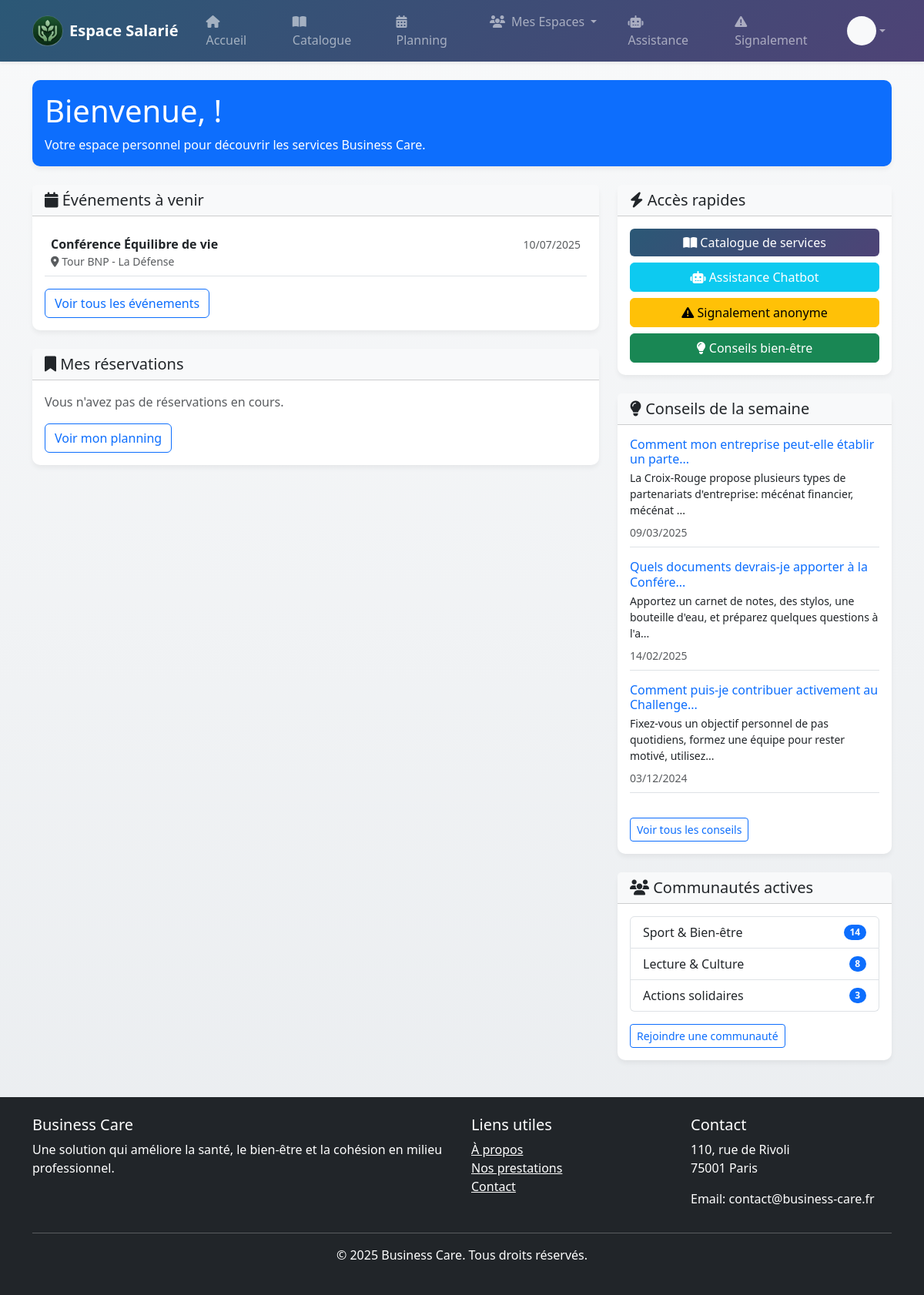
Page /frontOffice/employee/index.php on the committed database.
### tables this page shows
CREATE TABLE `evenements` (
  `evenement_id` int(11) NOT NULL,
  `nom` varchar(255) DEFAULT NULL,
  `date` date DEFAULT NULL,
  `lieu` varchar(255) DEFAULT NULL,
  `type` varchar(255) DEFAULT NULL,
  `statut` ENUM('en_cours', 'a_venir', 'termine') DEFAULT 'en_cours',
  `id_association` int(11)  DEFAULT NULL,
  `desactivate` boolean DEFAULT 0
);

CREATE TABLE `conseil` (
  `conseil_id` int(11) NOT NULL,
  `question` text DEFAULT NULL,
  `reponse` text DEFAULT NULL,
  `id_collaborateur` int(11) DEFAULT NULL,
  `id_admin` int(11) DEFAULT NULL,
  `date_creation` date DEFAULT NULL
);

### api/dao/event.php (called while the page is built, shortened)
<?php
function getAllEvents($limit = null, $offset = null) {
    $db = getDatabaseConnection();
    $sql = "SELECT e.evenement_id, e.nom, e.date, e.lieu, e.type, e.statut, e.id_association, a.name as association_name
            FROM evenements e
            JOIN association a ON e.id_association = a.association_id";
    $params = [];
    $stmt = $db->prepare($sql);
    $res = $stmt->execute($params);
    if ($res) {
        return $stmt->fetchAll(PDO::FETCH_ASSOC);
    }
    return null;
}

### api/dao/advice.php (called while the page is built, shortened)
<?php
function getAllAdvices()
{
    try {
        $db = getDatabaseConnection();
        $sql = "SELECT c.*, col.nom AS collaborateur_nom, col.prenom AS collaborateur_prenom,
                a.username AS admin_username
                FROM conseil c
                LEFT JOIN collaborateur col ON c.id_collaborateur = col.collaborateur_id
                LEFT JOIN admin a ON c.id_admin = a.admin_id
                ORDER BY c.conseil_id DESC";
        $stmt = $db->query($sql);
        return $stmt->fetchAll(PDO::FETCH_ASSOC);
    } catch (PDOException $e) {
        echo "Erreur lors de la récupération des conseils: " . $e->getMessage();
        return [];
    }
}
?>

### frontOffice/employee/index.php (the view, shortened to what this page needs)
<?php
require_once 'includes/head.php';
include_once 'includes/header.php';
?>
<div class="container mt-4">
    <div class="row mb-4">
        <div class="col-12">
            <div class="card bg-primary text-white">
                <div class="card-body">
                    <h1 class="card-title">Bienvenue, <?php echo htmlspecialchars($_SESSION['prenom']); ?> !</h1>
                    <p class="card-text">Votre espace personnel pour découvrir les services Business Care.</p>
                </div>
            </div>
        </div>
    </div>
    <div class="row">
        <div class="col-md-8">
            <div class="card mb-4">
                <div class="card-header bg-light">
                    <h5 class="card-title mb-0"><i class="fas fa-calendar"></i> Événements à venir</h5>
                </div>
                <div class="card-body">
                    <?php
                    require_once '../../api/dao/event.php';
                    $events = getAllEvents();
                    if ($events && count($events) > 0) {
                        $today = date('Y-m-d');
                        $upcomingEvents = array_filter($events, function($event) use ($today) {
                            return $event['date'] >= $today;
                        });
                        $upcomingEvents = array_slice($upcomingEvents, 0, 3);
                        if (count($upcomingEvents) > 0) {
                            foreach ($upcomingEvents as $event) {
                                ?>
                                <div class="mb-2 p-2 border-bottom">
                                    <div class="d-flex justify-content-between align-items-center">
                                        <strong><?php echo htmlspecialchars($event['nom']); ?></strong>
                                        <small class="text-muted"><?php echo date('d/m/Y', strtotime($event['date'])); ?></small>
                                    </div>
                                    <?php if (!empty($event['lieu'])) { ?>
                                        <div class="text-muted small">
                                            <i class="fas fa-map-marker-alt"></i> <?php echo htmlspecialchars($event['lieu']); ?>
                                        </div>
                                    <?php } ?>
                                </div>
                                <?php
                            }
                        } else {
                            echo '<p class="text-muted">Aucun événement à venir pour le moment.</p>';
                        }
                    } else {
                        echo '<p class="text-muted">Aucun événement disponible.</p>';
                    }
                    ?>
                    <div class="mt-3">
                        <a href="catalogue.php" class="btn btn-outline-primary">Voir tous les événements</a>
                    </div>
                </div>
            </div>
            <div class="card mb-4">
                <div class="card-header bg-light">
                    <h5 class="card-title mb-0"><i class="fas fa-bookmark"></i> Mes réservations</h5>
                </div>
                <div class="card-body">
                    <div id="my-activities">
                    </div>
                    <div class="mt-3">
                        <a href="planning.php" class="btn btn-outline-primary">Voir mon planning</a>
                    </div>
                </div>
            </div>
        </div>
        <div class="col-md-4">
            <div class="card mb-4">
                <div class="card-header bg-light">
                    <h5 class="card-title mb-0"><i class="fas fa-bolt"></i> Accès rapides</h5>
                </div>
                <div class="card-body">
                    <div class="d-grid gap-2">
                        <a href="catalogue.php" class="btn btn-primary">
                            <i class="fas fa-book-open"></i> Catalogue de services
                        </a>
                        <a href="chatbot.php" class="btn btn-info text-white">
                            <i class="fas fa-robot"></i> Assistance Chatbot
                        </a>
                        <a href="signalement.php" class="btn btn-warning">
                            <i class="fas fa-exclamation-triangle"></i> Signalement anonyme
                        </a>
                        <a href="advice.php" class="btn btn-success">
                            <i class="fas fa-lightbulb"></i> Conseils bien-être
                        </a>
                    </div>
                </div>
            </div>
            <div class="card mb-4">
                <div class="card-header bg-light">
                    <h5 class="card-title mb-0"><i class="fas fa-lightbulb"></i> Conseils de la semaine</h5>
                </div>
                <div class="card-body">
                    <?php
                    require_once '../../api/dao/advice.php';
                    $advices = getAllAdvices();
                    $answeredAdvices = array_filter($advices, function($advice) {
                        return !empty($advice['reponse']);
                    });
                    usort($answeredAdvices, function($a, $b) {
                        $dateA = !empty($a['date_reponse']) ? strtotime($a['date_reponse']) : strtotime($a['date_creation']);
                        $dateB = !empty($b['date_reponse']) ? strtotime($b['date_reponse']) : strtotime($b['date_creation']);
                        return $dateB - $dateA;
                    });
                    $recentAdvices = array_slice($answeredAdvices, 0, 3);
                    if (count($recentAdvices) > 0) {
                        foreach ($recentAdvices as $advice) {
                            ?>
                            <div class="mb-3 pb-2 border-bottom">
                                <h6 class="mb-1 text-primary"><?php echo htmlspecialchars(substr($advice['question'], 0, 50) . (strlen($advice['question']) > 50 ? '...' : '')); ?></h6>
                                <p class="small mb-2"><?php echo htmlspecialchars(substr($advice['reponse'], 0, 100) . (strlen($advice['reponse']) > 100 ? '...' : '')); ?></p>
                                <div class="d-flex justify-content-between">
                                    <small class="text-muted">
                                        <?php
                                        if (!empty($advice['date_reponse'])) {
                                            echo date('d/m/Y', strtotime($advice['date_reponse']));
                                        } else {
                                            echo date('d/m/Y', strtotime($advice['date_creation']));
                                        }
                                        ?>
                                    </small>
                                </div>
                            </div>
                            <?php
                        }
                        ?>
                        <a href="advice.php" class="btn btn-outline-primary btn-sm mt-3">Voir tous les conseils</a>
                        <?php
                    } else {
                        echo '<p class="text-muted">Aucun conseil disponible pour le moment.</p>';
                    }
                    ?>
                </div>
            </div>
            <div class="card">
                <div class="card-header bg-light">
                    <h5 class="card-title mb-0"><i class="fas fa-users"></i> Communautés actives</h5>
                </div>
                <div class="card-body">
                    <ul class="list-group">
                        <li class="list-group-item d-flex justify-content-between align-items-center">
                            Sport & Bien-être
                            <span class="badge bg-primary rounded-pill">14</span>
                        </li>
                        <li class="list-group-item d-flex justify-content-between align-items-center">
                            Lecture & Culture
                            <span class="badge bg-primary rounded-pill">8</span>
                        </li>
                        <li class="list-group-item d-flex justify-content-between align-items-center">
                            Actions solidaires
                            <span class="badge bg-primary rounded-pill">3</span>
                        </li>
                    </ul>
                    <a href="communaute.php" class="btn btn-outline-primary btn-sm mt-3">Rejoindre une communauté</a>
                </div>
            </div>
        </div>
    </div>
</div>
<?php
include 'includes/footer.php';
?>

### frontOffice/employee/includes/head.php (shortened to what this page needs)
<!DOCTYPE html>
<html lang="fr">
<head>
    <link href="https://cdn.jsdelivr.net/npm/bootstrap@5.3.3/dist/css/bootstrap.min.css" rel="stylesheet">
    <link rel="stylesheet" href="https://cdnjs.cloudflare.com/ajax/libs/font-awesome/6.4.2/css/all.min.css">
</head>
<body>

### frontOffice/employee/includes/header.php (shortened to what this page needs)
<header>
    <nav class="navbar navbar-expand-lg navbar-dark shadow-sm sticky-top" style="background: linear-gradient(135deg, #2b5876 0%, #4e4376 100%);">
        <div class="container">
            <a class="navbar-brand d-flex align-items-center" href="index.php">
                <img src="/data/static/logo.png" alt="Business Care" class="me-2" height="40">
                <span class="fw-bold">Espace Salarié</span>
            </a>
            <div class="collapse navbar-collapse" id="navbarNav">
                <ul class="navbar-nav me-auto">
                    <li class="nav-item">
                        <a class="nav-link px-3 rounded-pill mx-1" href="index.php">
                            <i class="fas fa-home me-1"></i> Accueil
                        </a>
                    </li>
                    <li class="nav-item">
                        <a class="nav-link px-3 rounded-pill mx-1" href="catalogue.php">
                            <i class="fas fa-book-open me-1"></i> Catalogue
                        </a>
                    </li>
                    <li class="nav-item">
                        <a class="nav-link px-3 rounded-pill mx-1" href="planning.php">
                            <i class="fas fa-calendar-alt me-1"></i> Planning
                        </a>
                    </li>
                    <li class="nav-item dropdown">
                        <a class="nav-link dropdown-toggle px-3 rounded-pill mx-1" href="#" id="espacesDropdown" role="button" data-bs-toggle="dropdown" aria-expanded="false">
                            <i class="fas fa-users me-1"></i> Mes Espaces
                        </a>
                    </li>
                    <li class="nav-item">
                        <a class="nav-link px-3 rounded-pill mx-1" href="chatbot.php">
                            <i class="fas fa-robot me-1"></i> Assistance
                        </a>
                    </li>
                    <li class="nav-item">
                        <a class="nav-link px-3 rounded-pill mx-1" href="signalement.php">
                            <i class="fas fa-exclamation-triangle me-1"></i> Signalement
                        </a>
                    </li>
                </ul>
                <ul class="navbar-nav">
                    <li class="nav-item dropdown">
                        <a class="nav-link dropdown-toggle d-flex align-items-center" href="#" id="userDropdown" role="button" data-bs-toggle="dropdown" aria-expanded="false">
                            <div class="bg-light rounded-circle text-primary fw-bold d-flex align-items-center justify-content-center" style="width: 38px; height: 38px;">
                            </div>
                        </a>
                    </li>
                </ul>
            </div>
        </div>
    </nav>
</header>
<div class="toast-container position-fixed top-0 end-0 p-3" id="notificationContainer" style="z-index: 1100;"></div>

### frontOffice/employee/includes/footer.php
    <footer class="bg-dark text-white py-4 mt-5">
        <div class="container">
            <div class="row">
                <div class="col-md-6">
                    <h5>Business Care</h5>
                    <p>Une solution qui améliore la santé, le bien-être et la cohésion en milieu professionnel.</p>
                </div>
                <div class="col-md-3">
                    <h5>Liens utiles</h5>
                    <ul class="list-unstyled">
                        <li><a href="#" class="text-white">À propos</a></li>
                        <li><a href="#" class="text-white">Nos prestations</a></li>
                        <li><a href="#" class="text-white">Contact</a></li>
                    </ul>
                </div>
                <div class="col-md-3">
                    <h5>Contact</h5>
                    <address>
                        <p>110, rue de Rivoli<br>75001 Paris</p>
                        <p>Email: contact@business-care.fr</p>
                    </address>
                </div>
            </div>
            <hr>
            <div class="text-center">
                <p>&copy; <?php echo date('Y'); ?> Business Care. Tous droits réservés.</p>
            </div>
        </div>
    </footer>
</body>
</html>

### frontOffice/employee/includes/header.php (style rules this page uses)
body { background: linear-gradient(to bottom, #f8f9fa, #e9ecef); min-height: 100vh; }
.card { border: none; border-radius: 10px; box-shadow: 0 4px 6px rgba(0,0,0,0.05); transition: transform 0.2s, box-shadow 0.2s; }
.btn-primary { background: linear-gradient(135deg, #2b5876 0%, #4e4376 100%); border: none; }

### rows in the picture
evenements: nom "Conférence Équilibre de vie", date "10/07/2025", lieu "Tour BNP - La Défense"
conseil: question "Comment mon entreprise peut-elle établir un parte...", reponse "La Croix-Rouge propose plusieurs types de partenariats d'entreprise: mécénat financier, mécénat ...", date_creation "09/03/2025"
conseil: question "Quels documents devrais-je apporter à la Confére...", reponse "Apportez un carnet de notes, des stylos, une bouteille d'eau, et préparez quelques questions à l'a...", date_creation "14/02/2025"
conseil: question "Comment puis-je contribuer activement au Challenge...", reponse "Fixez-vous un objectif personnel de pas quotidiens, formez une équipe pour rester motivé, utilisez...", date_creation "03/12/2024"
